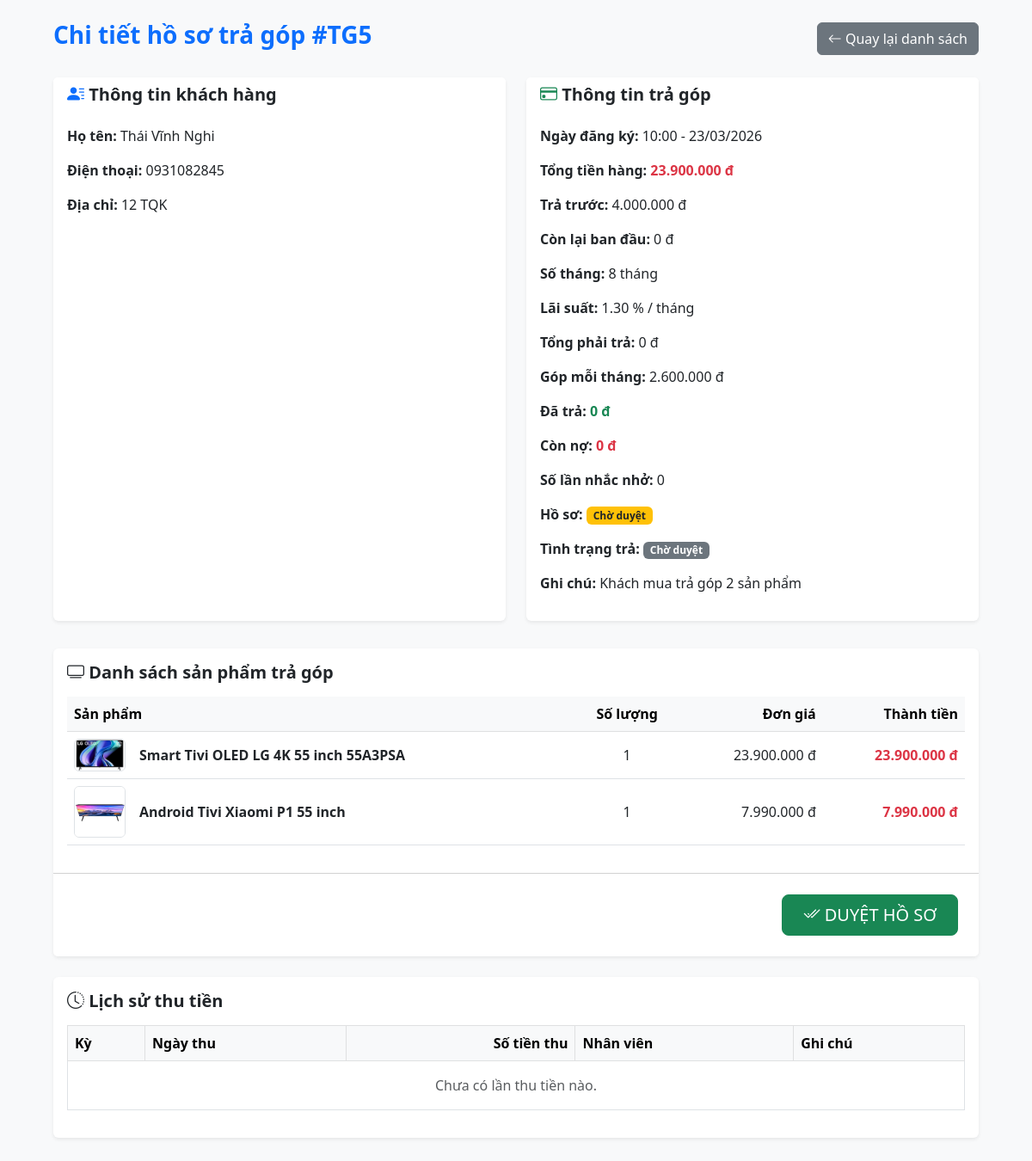
The page /admin/tra_gop_chi_tiet.php?id=5 on the database its author committed.
### tables this page shows
CREATE TABLE `tragop` (
  `ID` int(11) NOT NULL AUTO_INCREMENT,
  `KhachHangID` int(11) NOT NULL,
  `NhanVienID` int(11) DEFAULT NULL,
  `HoaDonID` int(11) DEFAULT NULL,
  `NgayDangKy` datetime DEFAULT current_timestamp(),
  `SoTienTraTruoc` decimal(15,0) DEFAULT 0,
  `SoThangTraGop` int(11) DEFAULT 6,
  `LaiSuat` decimal(5,2) DEFAULT 0.00,
  `TongTien` decimal(15,0) DEFAULT 0,
  `TienGopMoiThang` decimal(15,0) DEFAULT 0,
  `GhiChu` varchar(255) DEFAULT NULL,
  `TrangThai` varchar(50) DEFAULT 'Chờ duyệt',
  PRIMARY KEY (`ID`),
  KEY `KhachHangID` (`KhachHangID`),
  KEY `NhanVienID` (`NhanVienID`),
  KEY `HoaDonID` (`HoaDonID`),
  CONSTRAINT `tragop_ibfk_1` FOREIGN KEY (`KhachHangID`) REFERENCES `khachhang` (`ID`),
  CONSTRAINT `tragop_ibfk_2` FOREIGN KEY (`NhanVienID`) REFERENCES `nhanvien` (`ID`),
  CONSTRAINT `tragop_ibfk_3` FOREIGN KEY (`HoaDonID`) REFERENCES `hoadon` (`ID`)
);

CREATE TABLE `khachhang` (
  `ID` int(11) NOT NULL,
  `HoVaTen` varchar(255) DEFAULT NULL,
  `DienThoai` varchar(20) DEFAULT NULL,
  `DiaChi` varchar(255) DEFAULT NULL,
  `TenDangNhap` varchar(50) NOT NULL,
  `MatKhau` varchar(255) NOT NULL
);

CREATE TABLE `tragop_chitiet` (
  `ID` int(11) NOT NULL AUTO_INCREMENT,
  `TraGopID` int(11) NOT NULL,
  `SanPhamID` int(11) NOT NULL,
  `SoLuong` int(11) NOT NULL DEFAULT 1,
  `DonGia` decimal(15,0) NOT NULL DEFAULT 0,
  `ThanhTien` decimal(15,0) NOT NULL DEFAULT 0,
  PRIMARY KEY (`ID`),
  KEY `TraGopID` (`TraGopID`),
  KEY `SanPhamID` (`SanPhamID`),
  CONSTRAINT `tragop_chitiet_ibfk_1` FOREIGN KEY (`TraGopID`) REFERENCES `tragop` (`ID`) ON DELETE CASCADE,
  CONSTRAINT `tragop_chitiet_ibfk_2` FOREIGN KEY (`SanPhamID`) REFERENCES `sanpham` (`ID`)
);

CREATE TABLE `sanpham` (
  `ID` int(11) NOT NULL,
  `LoaiSanPhamID` int(11) DEFAULT NULL,
  `HangSanXuatID` int(11) DEFAULT NULL,
  `TenSanPham` varchar(255) DEFAULT NULL,
  `DonGia` decimal(15,2) DEFAULT NULL,
  `SoLuong` int(11) DEFAULT NULL,
  `HinhAnh` varchar(255) DEFAULT NULL,
  `MoTa` text DEFAULT NULL,
  `PhanTramGiam` int(11) NOT NULL DEFAULT 0
);

### admin/tra_gop_chi_tiet.php (the view, shortened to what this page needs)
<?php
require_once '../connect.php';
$id_tragop = isset($_GET['id']) ? (int)$_GET['id'] : 0;
$sql = "SELECT tg.*, kh.HoVaTen, kh.DienThoai, kh.DiaChi
        FROM tragop tg
        JOIN khachhang kh ON tg.KhachHangID = kh.ID
        WHERE tg.ID = ?";
$stmt = $conn->prepare($sql);
$stmt->bind_param("i", $id_tragop);
$stmt->execute();
$traGop = $stmt->get_result()->fetch_assoc();
$sql_ct = "SELECT ct.*, sp.TenSanPham, sp.HinhAnh
           FROM tragop_chitiet ct
           JOIN sanpham sp ON ct.SanPhamID = sp.ID
           WHERE ct.TraGopID = ?";
$stmt_ct = $conn->prepare($sql_ct);
$stmt_ct->bind_param("i", $id_tragop);
$stmt_ct->execute();
$result_ct = $stmt_ct->get_result();
$danhSachSanPham = [];
while ($row = $result_ct->fetch_assoc()) {
    $danhSachSanPham[] = $row;
}
$sql_thu = "SELECT tt.*, nv.HoVaTen
            FROM tragop_thanhtoan tt
            LEFT JOIN nhanvien nv ON tt.NhanVienID = nv.ID
            WHERE tt.TraGopID = ?
            ORDER BY tt.ID DESC";
$stmt_thu = $conn->prepare($sql_thu);
$stmt_thu->bind_param("i", $id_tragop);
$stmt_thu->execute();
$result_thu = $stmt_thu->get_result();
$conNo = max(0, $traGop['TongPhaiTra'] - $traGop['SoTienDaTra']);
?>
<!DOCTYPE html>
<html lang="vi">
<head>
    <link href="https://cdn.jsdelivr.net/npm/bootstrap@5.3.0/dist/css/bootstrap.min.css" rel="stylesheet">
    <link rel="stylesheet" href="https://cdn.jsdelivr.net/npm/bootstrap-icons@1.10.5/font/bootstrap-icons.css">
</head>
<body class="bg-light">
<div class="container mt-4 mb-5" style="max-width: 1100px;">
    <div class="d-flex justify-content-between align-items-center mb-4">
        <h3 class="text-primary fw-bold">Chi tiết hồ sơ trả góp #TG<?php echo $id_tragop; ?></h3>
        <a href="tra_gop.php" class="btn btn-secondary">
            <i class="bi bi-arrow-left"></i> Quay lại danh sách
        </a>
    </div>
    <div class="row">
        <div class="col-md-6 mb-3">
            <div class="card shadow-sm border-0 h-100">
                <div class="card-header bg-white border-0">
                    <h5 class="fw-bold mb-0"><i class="bi bi-person-lines-fill text-primary"></i> Thông tin khách hàng</h5>
                </div>
                <div class="card-body">
                    <p><strong>Họ tên:</strong> <?php echo htmlspecialchars($traGop['HoVaTen']); ?></p>
                    <p><strong>Điện thoại:</strong> <?php echo htmlspecialchars($traGop['DienThoai']); ?></p>
                    <p><strong>Địa chỉ:</strong> <?php echo htmlspecialchars($traGop['DiaChi']); ?></p>
                </div>
            </div>
        </div>
        <div class="col-md-6 mb-3">
            <div class="card shadow-sm border-0 h-100">
                <div class="card-header bg-white border-0">
                    <h5 class="fw-bold mb-0"><i class="bi bi-credit-card text-success"></i> Thông tin trả góp</h5>
                </div>
                <div class="card-body">
                    <p><strong>Ngày đăng ký:</strong> <?php echo date('H:i - d/m/Y', strtotime($traGop['NgayDangKy'])); ?></p>
                    <p><strong>Tổng tiền hàng:</strong> <span class="text-danger fw-bold"><?php echo number_format($traGop['TongTien'], 0, ',', '.'); ?> đ</span></p>
                    <p><strong>Trả trước:</strong> <?php echo number_format($traGop['SoTienTraTruoc'], 0, ',', '.'); ?> đ</p>
                    <p><strong>Còn lại ban đầu:</strong> <?php echo number_format($traGop['SoTienConLai'], 0, ',', '.'); ?> đ</p>
                    <p><strong>Số tháng:</strong> <?php echo (int)$traGop['SoThangTraGop']; ?> tháng</p>
                    <p><strong>Lãi suất:</strong> <?php echo $traGop['LaiSuat']; ?> % / tháng</p>
                    <p><strong>Tổng phải trả:</strong> <?php echo number_format($traGop['TongPhaiTra'], 0, ',', '.'); ?> đ</p>
                    <p><strong>Góp mỗi tháng:</strong> <?php echo number_format($traGop['TienGopMoiThang'], 0, ',', '.'); ?> đ</p>
                    <p><strong>Đã trả:</strong> <span class="text-success fw-bold"><?php echo number_format($traGop['SoTienDaTra'], 0, ',', '.'); ?> đ</span></p>
                    <p><strong>Còn nợ:</strong> <span class="text-danger fw-bold"><?php echo number_format($conNo, 0, ',', '.'); ?> đ</span></p>
                    <p><strong>Số lần nhắc nhở:</strong> <?php echo (int)$traGop['SoLanNhacNho']; ?></p>
                    <p>
                        <strong>Hồ sơ:</strong>
                        <?php if ($traGop['TrangThai'] == 'Chờ duyệt'): ?>
                            <span class="badge bg-warning text-dark">Chờ duyệt</span>
                        <?php elseif ($traGop['TrangThai'] == 'Đã chuyển hóa đơn'): ?>
                            <span class="badge bg-primary">Đã chuyển hóa đơn</span>
                        <?php elseif ($traGop['TrangThai'] == 'Đã duyệt'): ?>
                            <span class="badge bg-success">Đã duyệt</span>
                        <?php else: ?>
                            <span class="badge bg-secondary"><?php echo htmlspecialchars($traGop['TrangThai']); ?></span>
                        <?php endif; ?>
                    </p>
                    <p>
                        <strong>Tình trạng trả:</strong>
                        <?php if ($traGop['TinhTrangTra'] == 'Chờ duyệt'): ?>
                            <span class="badge bg-secondary">Chờ duyệt</span>
                        <?php elseif ($traGop['TinhTrangTra'] == 'Đang góp'): ?>
                            <span class="badge bg-primary">Đang góp</span>
                        <?php elseif ($traGop['TinhTrangTra'] == 'Đã tất toán'): ?>
                            <span class="badge bg-success">Đã tất toán</span>
                        <?php elseif ($traGop['TinhTrangTra'] == 'Nợ xấu'): ?>
                            <span class="badge bg-danger">Nợ xấu</span>
                        <?php else: ?>
                            <span class="badge bg-dark"><?php echo htmlspecialchars($traGop['TinhTrangTra']); ?></span>
                        <?php endif; ?>
                    </p>
                    <p><strong>Ghi chú:</strong> <?php echo !empty($traGop['GhiChu']) ? htmlspecialchars($traGop['GhiChu']) : 'Không có'; ?></p>
                </div>
            </div>
        </div>
    </div>
    <div class="card shadow-sm border-0 mt-3">
        <div class="card-body">
            <h5 class="fw-bold mb-3"><i class="bi bi-tv"></i> Danh sách sản phẩm trả góp</h5>
            <div class="table-responsive">
                <table class="table table-hover align-middle">
                    <thead class="table-light">
                        <tr>
                            <th>Sản phẩm</th>
                            <th class="text-center">Số lượng</th>
                            <th class="text-end">Đơn giá</th>
                            <th class="text-end">Thành tiền</th>
                        </tr>
                    </thead>
                    <tbody>
                        <?php foreach ($danhSachSanPham as $sp): ?>
                            <?php $hinhAnh = !empty($sp['HinhAnh']) ? "../uploads/" . $sp['HinhAnh'] : "../uploads/no-image.jpg"; ?>
                            <tr>
                                <td>
                                    <div class="d-flex align-items-center">
                                        <img src="<?php echo $hinhAnh; ?>" width="60" class="rounded me-3 border" alt="Tivi">
                                        <span class="fw-bold"><?php echo htmlspecialchars($sp['TenSanPham']); ?></span>
                                    </div>
                                </td>
                                <td class="text-center"><?php echo (int)$sp['SoLuong']; ?></td>
                                <td class="text-end"><?php echo number_format($sp['DonGia'], 0, ',', '.'); ?> đ</td>
                                <td class="text-end text-danger fw-bold"><?php echo number_format($sp['ThanhTien'], 0, ',', '.'); ?> đ</td>
                            </tr>
                        <?php endforeach; ?>
                    </tbody>
                </table>
            </div>
        </div>
        <div class="card-footer bg-white p-4">
            <div class="d-flex flex-wrap gap-2 justify-content-end">
                <?php if ($traGop['TrangThai'] == 'Chờ duyệt'): ?>
                    <form action="" method="POST" class="m-0">
                        <button type="submit" name="duyet_tragop" class="btn btn-success btn-lg px-4">
                            <i class="bi bi-check2-all"></i> DUYỆT HỒ SƠ
                        </button>
                    </form>
                <?php endif; ?>
            </div>
        </div>
    </div>
    <div class="card shadow-sm border-0 mt-4">
        <div class="card-body">
            <h5 class="fw-bold mb-3"><i class="bi bi-clock-history"></i> Lịch sử thu tiền</h5>
            <div class="table-responsive">
                <table class="table table-bordered align-middle">
                    <thead class="table-light">
                        <tr>
                            <th style="width: 90px;">Kỳ</th>
                            <th>Ngày thu</th>
                            <th class="text-end">Số tiền thu</th>
                            <th>Nhân viên</th>
                            <th>Ghi chú</th>
                        </tr>
                    </thead>
                    <tbody>
                        <?php if ($result_thu && $result_thu->num_rows > 0): ?>
                            <?php while ($thu = $result_thu->fetch_assoc()): ?>
                                <tr>
                                    <td><?php echo (int)$thu['KyThu']; ?></td>
                                    <td><?php echo date('H:i - d/m/Y', strtotime($thu['NgayThu'])); ?></td>
                                    <td class="text-end text-success fw-bold"><?php echo number_format($thu['SoTienThu'], 0, ',', '.'); ?> đ</td>
                                    <td><?php echo !empty($thu['HoVaTen']) ? htmlspecialchars($thu['HoVaTen']) : 'Chưa rõ'; ?></td>
                                    <td><?php echo !empty($thu['GhiChu']) ? htmlspecialchars($thu['GhiChu']) : 'Không có'; ?></td>
                                </tr>
                            <?php endwhile; ?>
                        <?php else: ?>
                            <tr>
                                <td colspan="5" class="text-center text-muted py-3">Chưa có lần thu tiền nào.</td>
                            </tr>
                        <?php endif; ?>
                    </tbody>
                </table>
            </div>
        </div>
    </div>
</div>
</body>
</html>

### rows shown on the page
tragop: KhachHangID.HoVaTen "Thái Vĩnh Nghi", KhachHangID.DienThoai "0931082845", KhachHangID.DiaChi "12 TQK", NgayDangKy "10:00 - 23/03/2026", TongTien "23.900.000", SoTienTraTruoc "4.000.000", SoTienConLai "0", SoThangTraGop "8", LaiSuat "1.30", TongPhaiTra "0", TienGopMoiThang "2.600.000", SoTienDaTra "0", SoLanNhacNho "0", GhiChu "Khách mua trả góp 2 sản phẩm"
tragop_chitiet: SanPhamID.HinhAnh (picture), SanPhamID.TenSanPham "Smart Tivi OLED LG 4K 55 inch 55A3PSA", SoLuong "1", DonGia "23.900.000", ThanhTien "23.900.000"
tragop_chitiet: SanPhamID.HinhAnh (picture), SanPhamID.TenSanPham "Android Tivi Xiaomi P1 55 inch", SoLuong "1", DonGia "7.990.000", ThanhTien "7.990.000"

### other values the page prints
$id_tragop "5"
